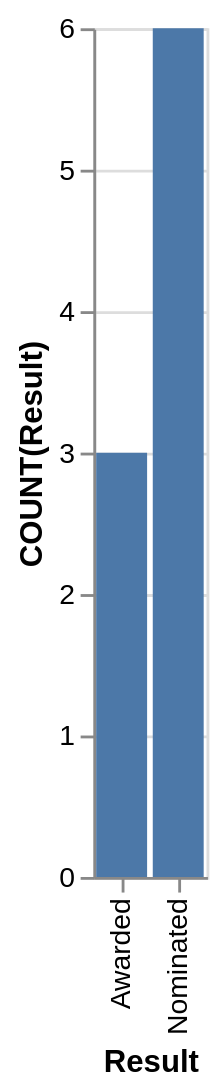

Write the Vega-Lite specification saved for this chart.
### Vega-Lite specification from a JSON file in a GitHub repository (floating-point values rounded to 4 significant figures)
{"data": {"values": [{"x_data": "Awarded", "y_data": 3}, {"x_data": "Nominated", "y_data": 6}]}, "mark": "bar", "encoding": {"x": {"field": "x_data", "type": "nominal", "title": "Result", "sort": "ascending"}, "y": {"field": "y_data", "type": "quantitative", "title": "COUNT(Result)"}}}
